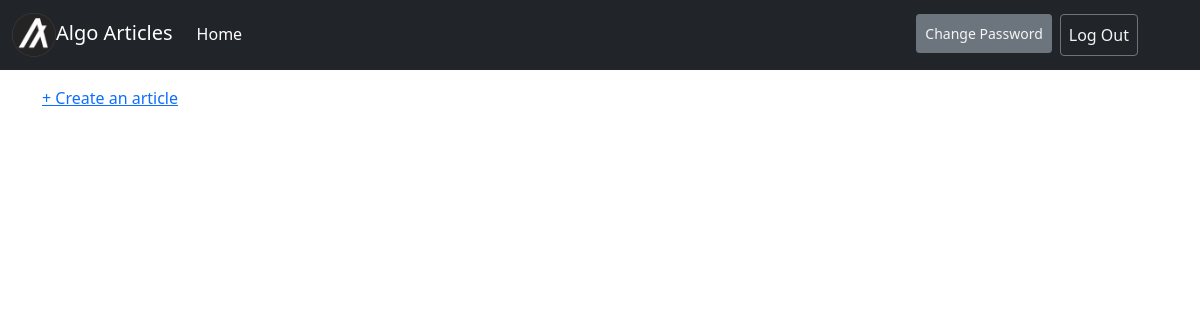
Before: / (signed in) with the older database file.
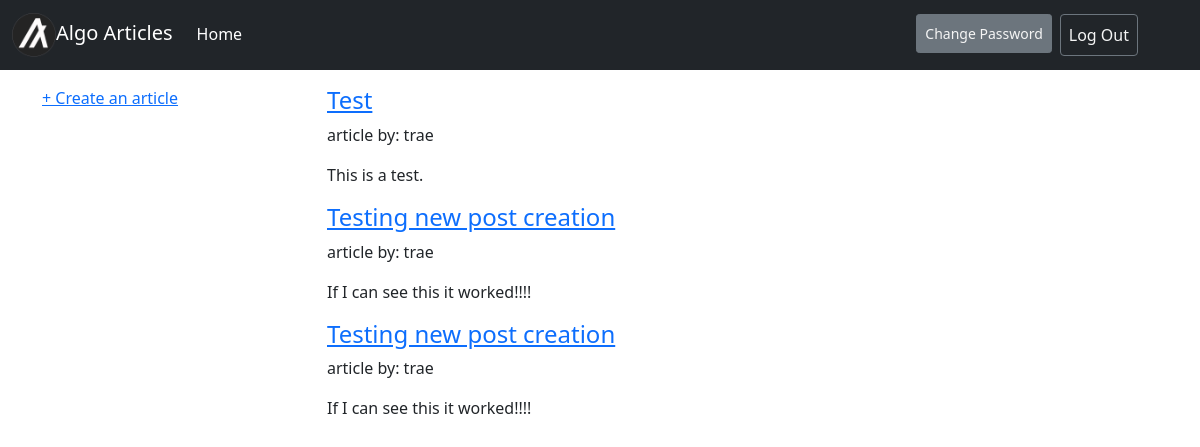
After: the same page with the newer database file.
### pages/models.py (models this page shows, shortened)
class Article(models.Model):
    title = models.CharField(max_length=200)
    author = models.ForeignKey("accounts.CustomUser", on_delete=models.CASCADE)
    body = models.TextField()

### accounts/models.py (models this page shows)
class CustomUser(AbstractUser):
    age = models.PositiveIntegerField(null=True, blank=True)

### pages/views.py (the view)
# urls.py: path('', HomePageView.as_view(), name='home'),
class HomePageView(ListView):
    model = Article
    template_name = 'home.html'

### templates/home.html (shortened to what this page needs)
{% extends 'base.html' %}
{% block content %}
    {% if user.is_authenticated %}
    <div class="row align-items-start">
        <div class="col-3">
            <div class="new-post">
                <a href="{% url 'article_new' %}">+ Create an article</a>
            </div>
        </div>
        <div class="col-9">
            {% for article in object_list %}
            <div class="article-entry-list">
                <h4>
                    <a href="{% url 'article_detail' article.pk %}">{{ article.title }}</a>
                </h4>
                <p>article by: {{ article.author }}</p>
                <p>{{ article.body }}</p>
            </div>
            {% endfor %}
        </div>
    </div>
    {% else %}
        <p>You are not logged in. Please log in or sign up by clicking the log in or sign up button in the upper right corner.</p>
    {% endif %}
{% endblock content %}

### templates/base.html (shortened to what this page needs)
{% load static %}
<!DOCTYPE html>
<html>
    <head>
        <link href="https://cdn.jsdelivr.net/npm/bootstrap@5.0.0/dist/css/bootstrap.min.css"
        rel="stylesheet"
>
        <link rel="stylesheet" href="{% static 'css/base.css' %}">
    </head>
    <body>
        <nav class="navbar navbar-expand-lg navbar-dark bg-dark">
            <div class="container-fluid">
              <a class="navbar-brand" href="{% url 'home' %}"><img src="../static/images/algo-logo.png" alt="" width="44" >Algo Articles </a>
              <div class="collapse navbar-collapse" id="navbarNav">
                <ul class="navbar-nav">
                  <div class="nav-left">
                    <li class="nav-item">
                      <a class="nav-link active" aria-current="page" href="{% url 'home' %}">Home</a>
                    </li>
                  </div>
                  <div class="nav-right">
                    {% if user.is_authenticated %}
                  <li class="nav-item">
                      <a class="nav-link btn btn-secondary btn-sm" href="{% url 'password_change' %}">Change Password</a>
                    </li>
                    <li class="nav-item">
                      <a class="nav-link btn btn btn-outline-secondary ms-2" href="{% url 'logout' %}">Log Out</a>
                  </li>
                    {% endif %}
                  </div>
                </ul>
              </div>
            </div>
          </nav>
        <main>
          <div class="container mt-3">
            {% block content %}
            {% endblock content %}
          </div>
        </main>
    </body>
</html>

### static/css/base.css (style rules this page uses)
.navbar-nav { width: 100%; }
.nav-right { display: flex; width: 100%; justify-content: flex-end; margin-right: 5%; }
.btn-sm, .btn-outline-secondary { color: whitesmoke!important; }

Changed rows visible on the page:
added Article: title "Test", author "trae", body "This is a test."
added Article: title "Testing new post creation", author "trae", body "If I can see this it worked!!!!"
added Article: title "Testing new post creation", author "trae", body "If I can see this it worked!!!!"
